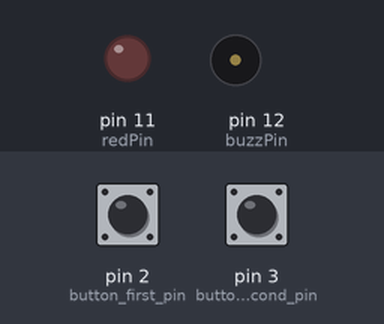
This sketch was run on a simulated Arduino Uno, built with avr-gcc and run on an emulated ATmega328P. On the bench: output pins drawn as LEDs (lit = HIGH), buzzer (waves = sounding, pin HIGH). Inputs (shaded band) come from the test bench; at power-on: pin 3 (button_second_pin) HIGH, pin 2 (button_first_pin) HIGH.

Above: at 1.2 s.
1.3 s: pin 3 (button_second_pin) pulled LOW for 0.15 s
At 2.4 s:
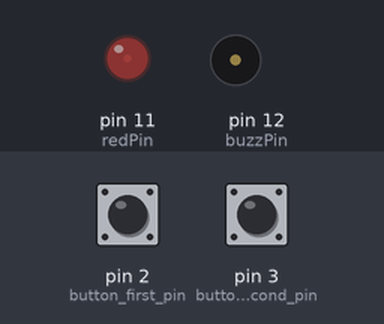
2.9 s: pin 3 (button_second_pin) pulled LOW for 1 s
At 4.9 s:
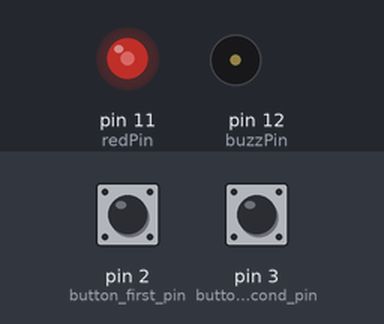
5.9 s: pin 3 (button_second_pin) pulled LOW for 0.15 s
At 7.1 s:
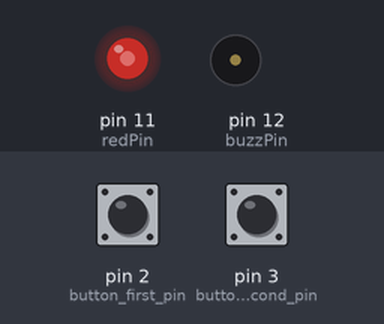
7.5 s: pin 3 (button_second_pin) pulled LOW for 3.2 s
At 9.2 s:
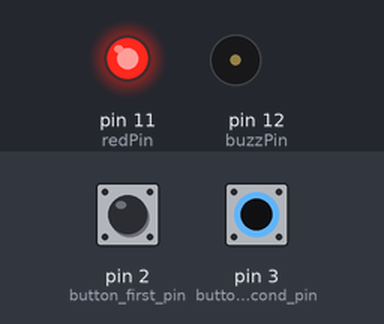
12.2 s: pin 2 (button_first_pin) pulled LOW for 3.2 s
At 12.81 s:
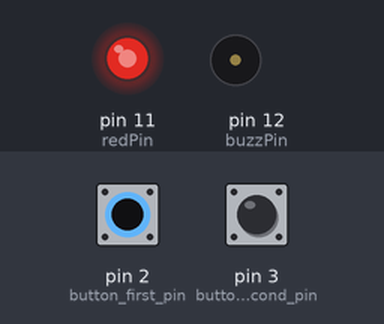
Timing chart, 0 to 16.2 s (numbered marks = the images above; inputs shaded):
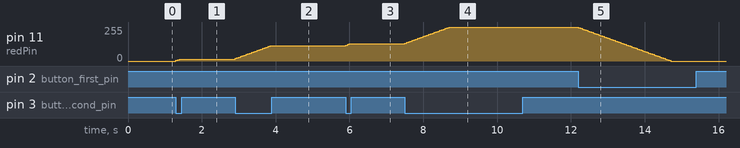

The sketch:

button_dimableled.ino
```cpp
int redPin = 11;
int buzzPin = 12;  //passive buzzer
int button_first_pin = 2;
int button_second_pin = 3;
int valOne;
int valTwo;
int analogVal = 0;
void setup() {
  // put your setup code here, to run once:
  Serial.begin(9600);
  pinMode(redPin, OUTPUT);
  pinMode(button_first_pin, INPUT);
  pinMode(button_second_pin, INPUT);
  pinMode(buzzPin, OUTPUT);
}

void loop() {
  valOne = digitalRead(button_first_pin);
  valTwo = digitalRead(button_second_pin);

  // Serial.print("value of first: ");
  // Serial.println(valOne);
  // Serial.print("Value of second: ");
  // Serial.println(valTwo);
  // delay(500);


  while (valTwo == 0) {
    if (analogVal >= 255) {
      return;
    }

    analogWrite(redPin, analogVal+=5);
    delay(50);
    valTwo = digitalRead(button_second_pin);
    digitalWrite(buzzPin, HIGH);
    delayMicroseconds(1);
    digitalWrite(buzzPin, LOW);
    delayMicroseconds(1);
  }
  while (valOne == 0) {
    if (analogVal <= 0) {
      return;
    }
    analogWrite(redPin, analogVal-=5);
    delay(50);
    valOne = digitalRead(button_first_pin);
    digitalWrite(buzzPin, HIGH);
    delayMicroseconds(1);
    digitalWrite(buzzPin, LOW);
    delayMicroseconds(1);
  }
}
```

Measured:
- after the input at 1.3 s, pin 11 (redPin): 0/255 → 15/255 at once
- after the input at 2.9 s, pin 11 (redPin): moves from 15/255 to 115/255 over 0.95 s, starting at once
- after the input at 5.9 s, pin 11 (redPin): 115/255 → 130/255 at once
- after the input at 7.5 s, pin 11 (redPin): moves from 130/255 to 255/255 over 1.2 s, starting at once
- after the input at 12.2 s, pin 11 (redPin): moves from 255/255 to 0/255 over 2.5 s, starting at once
